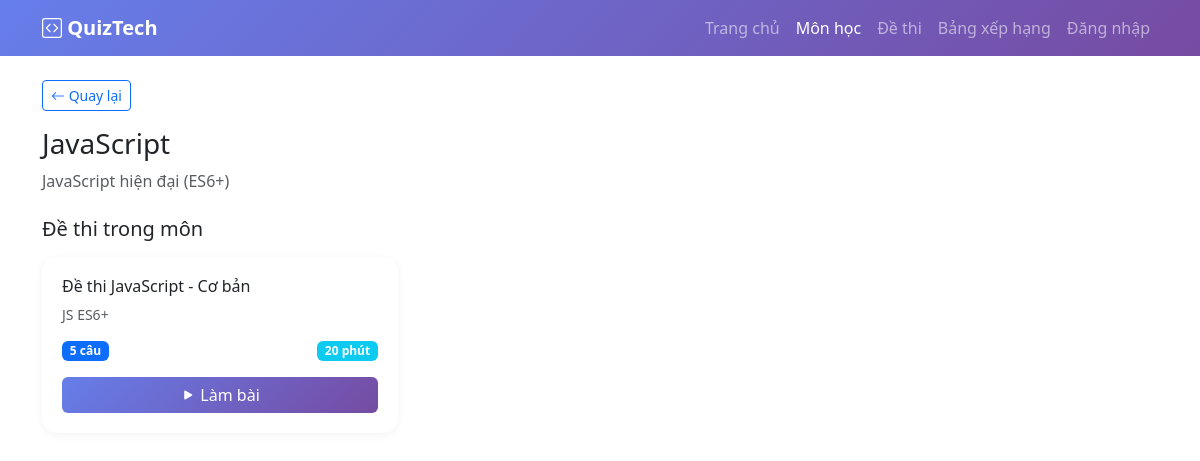
The page /subjects.php?id=3 on the database its author committed.
### tables this page shows
CREATE TABLE subjects (
    id INT PRIMARY KEY AUTO_INCREMENT,
    name VARCHAR(100) NOT NULL,
    description TEXT,
    icon VARCHAR(50),
    created_at TIMESTAMP DEFAULT CURRENT_TIMESTAMP
);

CREATE TABLE exams (
    id INT PRIMARY KEY AUTO_INCREMENT,
    subject_id INT,
    title VARCHAR(200) NOT NULL,
    description TEXT,
    time_limit INT DEFAULT 20,
    question_count INT DEFAULT 5,
    created_at TIMESTAMP DEFAULT CURRENT_TIMESTAMP,
    FOREIGN KEY (subject_id) REFERENCES subjects(id) ON DELETE CASCADE
);

### config/database.php (called while the page is built, shortened)
<?php
function isLoggedIn() {
    return isset($_SESSION['user_id']) && !empty($_SESSION['user_id']);
}
?>

### subjects.php (the view, shortened to what this page needs)
<?php
require_once 'config/database.php';
$subject_id = isset($_GET['id']) ? (int)$_GET['id'] : 0;
if ($subject_id > 0) {
    $stmt = $pdo->prepare("SELECT * FROM subjects WHERE id = ?");
    $stmt->execute([$subject_id]);
    $subject = $stmt->fetch();
    $exams = $pdo->prepare("SELECT * FROM exams WHERE subject_id = ?");
    $exams->execute([$subject_id]);
    $exams = $exams->fetchAll();
} else {
    $subjects = $pdo->query("SELECT * FROM subjects ORDER BY name")->fetchAll();
}
?>
<!DOCTYPE html>
<html lang="vi">
<head>
    <link href="https://cdn.jsdelivr.net/npm/bootstrap@5.3.0/dist/css/bootstrap.min.css" rel="stylesheet">
    <link rel="stylesheet" href="https://cdn.jsdelivr.net/npm/bootstrap-icons@1.11.0/font/bootstrap-icons.css">
    <link rel="stylesheet" href="assets/css/style.css">
</head>
<body>
    <nav class="navbar navbar-expand-lg navbar-dark" style="background: linear-gradient(135deg, #667eea 0%, #764ba2 100%);">
        <div class="container">
            <a class="navbar-brand fw-bold" href="index.php">
                <i class="bi bi-code-square"></i> QuizTech
            </a>
            <div class="collapse navbar-collapse" id="navbarNav">
                <ul class="navbar-nav ms-auto">
                    <li class="nav-item"><a class="nav-link" href="index.php">Trang chủ</a></li>
                    <li class="nav-item"><a class="nav-link active" href="subjects.php">Môn học</a></li>
                    <li class="nav-item"><a class="nav-link" href="exams.php">Đề thi</a></li>
                    <li class="nav-item"><a class="nav-link" href="leaderboard.php">Bảng xếp hạng</a></li>
                    <?php if (isLoggedIn()): ?>
                        <li class="nav-item"><a class="nav-link" href="logout.php">Đăng xuất</a></li>
                    <?php else: ?>
                        <li class="nav-item"><a class="nav-link" href="auth.php">Đăng nhập</a></li>
                    <?php endif; ?>
                </ul>
            </div>
        </div>
    </nav>
    <div class="container py-4">
        <?php if ($subject_id > 0 && isset($subject)): ?>
            <div class="mb-4">
                <a href="subjects.php" class="btn btn-outline-primary btn-sm">
                    <i class="bi bi-arrow-left"></i> Quay lại
                </a>
                <h3 class="mt-3"><?= htmlspecialchars($subject['name']) ?></h3>
                <p class="text-muted"><?= htmlspecialchars($subject['description']) ?></p>
            </div>
            <h5 class="mb-3">Đề thi trong môn</h5>
            <div class="row g-4">
                <?php if (empty($exams)): ?>
                    <div class="col-12">
                        <div class="alert alert-info">Chưa có đề thi cho môn này.</div>
                    </div>
                <?php else: ?>
                    <?php foreach($exams as $exam): ?>
                    <div class="col-md-4">
                        <div class="exam-card">
                            <h6><?= htmlspecialchars($exam['title']) ?></h6>
                            <p class="text-muted small"><?= htmlspecialchars($exam['description']) ?></p>
                            <div class="d-flex justify-content-between align-items-center mb-3">
                                <span class="badge bg-primary"><?= $exam['question_count'] ?> câu</span>
                                <span class="badge bg-info"><?= $exam['time_limit'] ?> phút</span>
                            </div>
                            <a href="exam.php?id=<?= $exam['id'] ?>" class="btn btn-primary w-100">
                                <i class="bi bi-play-fill"></i> Làm bài
                            </a>
                        </div>
                    </div>
                    <?php endforeach; ?>
                <?php endif; ?>
            </div>
        <?php endif; ?>
    </div>
</body>
</html>

### assets/css/style.css (style rules this page uses)
.exam-card { background: white; border-radius: 15px; padding: 20px; box-shadow: 0 2px 10px rgba(0,0,0,0.05); transition: all 0.3s ease; height: 100%; }
.btn-primary { background: linear-gradient(135deg, #667eea 0%, #764ba2 100%); border: none; }

### rows shown on the page
subjects: name "JavaScript", description "JavaScript hiện đại (ES6+)"
exams: title "Đề thi JavaScript - Cơ bản", description "JS ES6+", question_count "5", time_limit "20"
